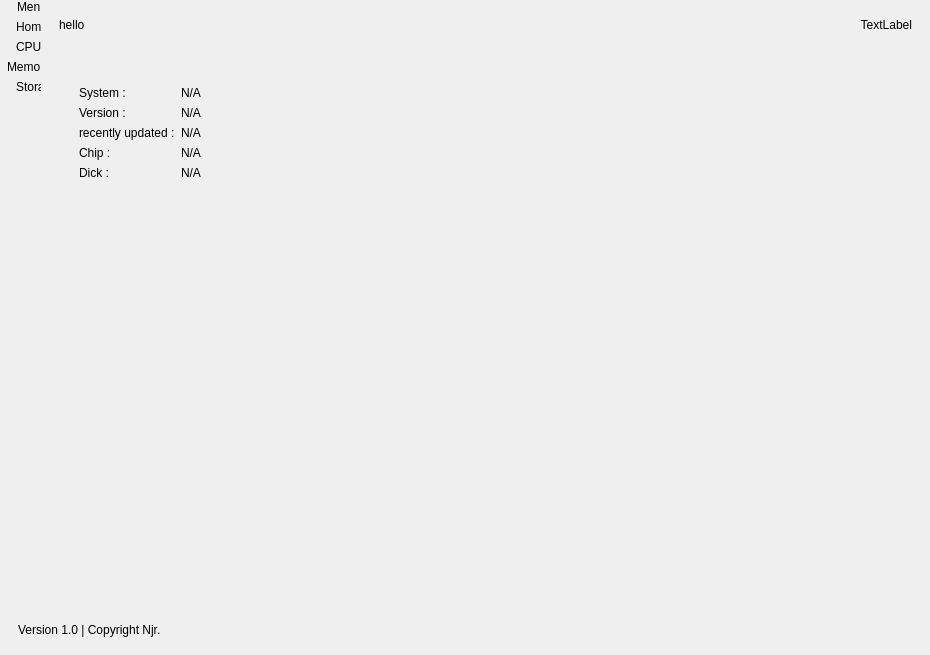
<?xml version="1.0" encoding="UTF-8"?>
<ui version="4.0">
 <class>MainWindow</class>
 <widget class="QMainWindow" name="MainWindow">
  <property name="geometry">
   <rect>
    <x>0</x>
    <y>0</y>
    <width>930</width>
    <height>655</height>
   </rect>
  </property>
  <property name="windowTitle">
   <string>MainWindow</string>
  </property>
  <property name="windowIcon">
   <iconset>
    <normaloff>:/icons/icon/memory.</normaloff>:/icons/icon/memory.</iconset>
  </property>
  <property name="styleSheet">
   <string notr="true">*{
border:none;
text-align:left;
padding:0;
margin:0;
}</string>
  </property>
  <widget class="QWidget" name="centralwidget">
   <layout class="QVBoxLayout" name="verticalLayout">
    <property name="spacing">
     <number>0</number>
    </property>
    <property name="leftMargin">
     <number>0</number>
    </property>
    <property name="topMargin">
     <number>0</number>
    </property>
    <property name="rightMargin">
     <number>0</number>
    </property>
    <property name="bottomMargin">
     <number>0</number>
    </property>
    <item>
     <widget class="QFrame" name="main_body_frame">
      <property name="sizePolicy">
       <sizepolicy hsizetype="Preferred" vsizetype="Expanding">
        <horstretch>0</horstretch>
        <verstretch>0</verstretch>
       </sizepolicy>
      </property>
      <property name="frameShape">
       <enum>QFrame::NoFrame</enum>
      </property>
      <property name="frameShadow">
       <enum>QFrame::Raised</enum>
      </property>
      <layout class="QHBoxLayout" name="horizontalLayout_8">
       <property name="spacing">
        <number>0</number>
       </property>
       <property name="leftMargin">
        <number>0</number>
       </property>
       <property name="topMargin">
        <number>0</number>
       </property>
       <property name="rightMargin">
        <number>0</number>
       </property>
       <property name="bottomMargin">
        <number>0</number>
       </property>
       <item alignment="Qt::AlignLeft">
        <widget class="QFrame" name="main_left_frame">
         <property name="frameShape">
          <enum>QFrame::StyledPanel</enum>
         </property>
         <property name="frameShadow">
          <enum>QFrame::Raised</enum>
         </property>
         <layout class="QHBoxLayout" name="horizontalLayout_9">
          <property name="leftMargin">
           <number>0</number>
          </property>
          <property name="topMargin">
           <number>0</number>
          </property>
          <property name="rightMargin">
           <number>0</number>
          </property>
          <property name="bottomMargin">
           <number>0</number>
          </property>
          <item>
           <widget class="QFrame" name="menu_frame">
            <property name="minimumSize">
             <size>
              <width>41</width>
              <height>0</height>
             </size>
            </property>
            <property name="maximumSize">
             <size>
              <width>20</width>
              <height>16777215</height>
             </size>
            </property>
            <property name="frameShape">
             <enum>QFrame::StyledPanel</enum>
            </property>
            <property name="frameShadow">
             <enum>QFrame::Raised</enum>
            </property>
            <layout class="QVBoxLayout" name="verticalLayout_2">
             <property name="spacing">
              <number>0</number>
             </property>
             <property name="leftMargin">
              <number>4</number>
             </property>
             <property name="topMargin">
              <number>0</number>
             </property>
             <property name="rightMargin">
              <number>0</number>
             </property>
             <property name="bottomMargin">
              <number>0</number>
             </property>
             <item alignment="Qt::AlignTop">
              <widget class="QFrame" name="main_contain_frame_2">
               <property name="minimumSize">
                <size>
                 <width>170</width>
                 <height>0</height>
                </size>
               </property>
               <property name="frameShape">
                <enum>QFrame::StyledPanel</enum>
               </property>
               <property name="frameShadow">
                <enum>QFrame::Raised</enum>
               </property>
               <layout class="QVBoxLayout" name="verticalLayout_3">
                <property name="leftMargin">
                 <number>3</number>
                </property>
                <property name="topMargin">
                 <number>0</number>
                </property>
                <property name="bottomMargin">
                 <number>0</number>
                </property>
                <item>
                 <widget class="QPushButton" name="menu_btn">
                  <property name="styleSheet">
                   <string notr="true">margin : 0px 10px;</string>
                  </property>
                  <property name="text">
                   <string>Menu</string>
                  </property>
                  <property name="icon">
                   <iconset resource="icons.qrc">
                    <normaloff>:/icons/icon/align-justify.svg</normaloff>:/icons/icon/align-justify.svg</iconset>
                  </property>
                  <property name="iconSize">
                   <size>
                    <width>32</width>
                    <height>32</height>
                   </size>
                  </property>
                 </widget>
                </item>
                <item>
                 <widget class="QPushButton" name="home_page_btn">
                  <property name="styleSheet">
                   <string notr="true">padding:0px 9px;
</string>
                  </property>
                  <property name="text">
                   <string>Home</string>
                  </property>
                  <property name="icon">
                   <iconset resource="icons.qrc">
                    <normaloff>:/icons/icon/home.svg</normaloff>:/icons/icon/home.svg</iconset>
                  </property>
                  <property name="iconSize">
                   <size>
                    <width>40</width>
                    <height>32</height>
                   </size>
                  </property>
                 </widget>
                </item>
                <item>
                 <widget class="QPushButton" name="cpu_page_btn">
                  <property name="styleSheet">
                   <string notr="true">padding:0px 9px;</string>
                  </property>
                  <property name="text">
                   <string>CPU</string>
                  </property>
                  <property name="icon">
                   <iconset resource="icons.qrc">
                    <normaloff>:/icons/icon/cpu.svg</normaloff>:/icons/icon/cpu.svg</iconset>
                  </property>
                  <property name="iconSize">
                   <size>
                    <width>40</width>
                    <height>32</height>
                   </size>
                  </property>
                 </widget>
                </item>
                <item>
                 <widget class="QPushButton" name="memory_page_btn">
                  <property name="text">
                   <string>Memory</string>
                  </property>
                  <property name="icon">
                   <iconset resource="icons.qrc">
                    <normaloff>:/icons/icon/ram-svgrepo-com.svg</normaloff>:/icons/icon/ram-svgrepo-com.svg</iconset>
                  </property>
                  <property name="iconSize">
                   <size>
                    <width>32</width>
                    <height>32</height>
                   </size>
                  </property>
                 </widget>
                </item>
                <item>
                 <widget class="QPushButton" name="storage_page_btn">
                  <property name="styleSheet">
                   <string notr="true">padding:0px 9px;</string>
                  </property>
                  <property name="text">
                   <string>Storage</string>
                  </property>
                  <property name="icon">
                   <iconset resource="icons.qrc">
                    <normaloff>:/icons/icon/disc.svg</normaloff>:/icons/icon/disc.svg</iconset>
                  </property>
                  <property name="iconSize">
                   <size>
                    <width>40</width>
                    <height>32</height>
                   </size>
                  </property>
                 </widget>
                </item>
               </layout>
              </widget>
             </item>
            </layout>
           </widget>
          </item>
         </layout>
        </widget>
       </item>
       <item>
        <widget class="QFrame" name="main_contain_frame">
         <property name="sizePolicy">
          <sizepolicy hsizetype="Expanding" vsizetype="Expanding">
           <horstretch>0</horstretch>
           <verstretch>0</verstretch>
          </sizepolicy>
         </property>
         <property name="frameShape">
          <enum>QFrame::StyledPanel</enum>
         </property>
         <property name="frameShadow">
          <enum>QFrame::Raised</enum>
         </property>
         <layout class="QVBoxLayout" name="verticalLayout_5">
          <item>
           <widget class="QFrame" name="frame_3">
            <property name="frameShape">
             <enum>QFrame::StyledPanel</enum>
            </property>
            <property name="frameShadow">
             <enum>QFrame::Raised</enum>
            </property>
            <layout class="QHBoxLayout" name="horizontalLayout">
             <item>
              <widget class="QLabel" name="lblHello">
               <property name="text">
                <string>hello</string>
               </property>
              </widget>
             </item>
             <item>
              <widget class="QLabel" name="lblTime">
               <property name="text">
                <string>TextLabel</string>
               </property>
               <property name="textFormat">
                <enum>Qt::AutoText</enum>
               </property>
               <property name="alignment">
                <set>Qt::AlignRight|Qt::AlignTrailing|Qt::AlignVCenter</set>
               </property>
              </widget>
             </item>
            </layout>
           </widget>
          </item>
          <item>
           <widget class="QStackedWidget" name="stackedWidget">
            <property name="currentIndex">
             <number>0</number>
            </property>
            <widget class="QWidget" name="Home">
             <widget class="QFrame" name="frame_4">
              <property name="geometry">
               <rect>
                <x>20</x>
                <y>30</y>
                <width>811</width>
                <height>127</height>
               </rect>
              </property>
              <property name="frameShape">
               <enum>QFrame::StyledPanel</enum>
              </property>
              <property name="frameShadow">
               <enum>QFrame::Raised</enum>
              </property>
              <layout class="QFormLayout" name="formLayout">
               <item row="0" column="0">
                <widget class="QLabel" name="label">
                 <property name="text">
                  <string>System :</string>
                 </property>
                </widget>
               </item>
               <item row="0" column="1">
                <widget class="QLabel" name="lblSystem">
                 <property name="frameShadow">
                  <enum>QFrame::Raised</enum>
                 </property>
                 <property name="text">
                  <string>N/A</string>
                 </property>
                 <property name="textFormat">
                  <enum>Qt::AutoText</enum>
                 </property>
                 <property name="alignment">
                  <set>Qt::AlignLeading|Qt::AlignLeft|Qt::AlignVCenter</set>
                 </property>
                </widget>
               </item>
               <item row="1" column="0">
                <widget class="QLabel" name="Version">
                 <property name="text">
                  <string>Version :</string>
                 </property>
                </widget>
               </item>
               <item row="1" column="1">
                <widget class="QLabel" name="lblVersion">
                 <property name="frameShadow">
                  <enum>QFrame::Raised</enum>
                 </property>
                 <property name="text">
                  <string>N/A</string>
                 </property>
                 <property name="textFormat">
                  <enum>Qt::AutoText</enum>
                 </property>
                 <property name="alignment">
                  <set>Qt::AlignLeading|Qt::AlignLeft|Qt::AlignVCenter</set>
                 </property>
                </widget>
               </item>
               <item row="2" column="0">
                <widget class="QLabel" name="label_12">
                 <property name="text">
                  <string>recently updated :</string>
                 </property>
                </widget>
               </item>
               <item row="2" column="1">
                <widget class="QLabel" name="lblRecentlyupdate">
                 <property name="sizePolicy">
                  <sizepolicy hsizetype="Fixed" vsizetype="Fixed">
                   <horstretch>0</horstretch>
                   <verstretch>0</verstretch>
                  </sizepolicy>
                 </property>
                 <property name="frameShadow">
                  <enum>QFrame::Raised</enum>
                 </property>
                 <property name="text">
                  <string>N/A</string>
                 </property>
                 <property name="textFormat">
                  <enum>Qt::PlainText</enum>
                 </property>
                 <property name="alignment">
                  <set>Qt::AlignLeading|Qt::AlignLeft|Qt::AlignVCenter</set>
                 </property>
                </widget>
               </item>
               <item row="3" column="0">
                <widget class="QLabel" name="label_9">
                 <property name="text">
                  <string>Chip :</string>
                 </property>
                </widget>
               </item>
               <item row="3" column="1">
                <widget class="QLabel" name="lblChip">
                 <property name="sizePolicy">
                  <sizepolicy hsizetype="Preferred" vsizetype="Preferred">
                   <horstretch>0</horstretch>
                   <verstretch>0</verstretch>
                  </sizepolicy>
                 </property>
                 <property name="frameShadow">
                  <enum>QFrame::Raised</enum>
                 </property>
                 <property name="text">
                  <string>N/A</string>
                 </property>
                 <property name="textFormat">
                  <enum>Qt::AutoText</enum>
                 </property>
                 <property name="alignment">
                  <set>Qt::AlignLeading|Qt::AlignLeft|Qt::AlignVCenter</set>
                 </property>
                </widget>
               </item>
               <item row="4" column="0">
                <widget class="QLabel" name="label_10">
                 <property name="text">
                  <string>Dick :</string>
                 </property>
                </widget>
               </item>
               <item row="4" column="1">
                <widget class="QLabel" name="lblDick">
                 <property name="frameShadow">
                  <enum>QFrame::Raised</enum>
                 </property>
                 <property name="text">
                  <string>N/A</string>
                 </property>
                 <property name="textFormat">
                  <enum>Qt::AutoText</enum>
                 </property>
                 <property name="alignment">
                  <set>Qt::AlignLeading|Qt::AlignLeft|Qt::AlignVCenter</set>
                 </property>
                </widget>
               </item>
              </layout>
             </widget>
            </widget>
            <widget class="QWidget" name="CPU">
             <layout class="QVBoxLayout" name="verticalLayout_7">
              <item>
               <widget class="QFrame" name="frame_21">
                <property name="sizePolicy">
                 <sizepolicy hsizetype="Preferred" vsizetype="Expanding">
                  <horstretch>0</horstretch>
                  <verstretch>0</verstretch>
                 </sizepolicy>
                </property>
                <property name="frameShape">
                 <enum>QFrame::StyledPanel</enum>
                </property>
                <property name="frameShadow">
                 <enum>QFrame::Raised</enum>
                </property>
                <layout class="QVBoxLayout" name="verticalLayout_8">
                 <item>
                  <widget class="QFrame" name="frame_25">
                   <property name="sizePolicy">
                    <sizepolicy hsizetype="Preferred" vsizetype="Expanding">
                     <horstretch>0</horstretch>
                     <verstretch>0</verstretch>
                    </sizepolicy>
                   </property>
                   <property name="frameShape">
                    <enum>QFrame::StyledPanel</enum>
                   </property>
                   <property name="frameShadow">
                    <enum>QFrame::Raised</enum>
                   </property>
                  </widget>
                 </item>
                 <item>
                  <widget class="QFrame" name="frame_22">
                   <property name="frameShape">
                    <enum>QFrame::StyledPanel</enum>
                   </property>
                   <property name="frameShadow">
                    <enum>QFrame::Raised</enum>
                   </property>
                   <layout class="QHBoxLayout" name="horizontalLayout_13">
                    <property name="spacing">
                     <number>0</number>
                    </property>
                    <property name="leftMargin">
                     <number>0</number>
                    </property>
                    <property name="topMargin">
                     <number>0</number>
                    </property>
                    <property name="rightMargin">
                     <number>0</number>
                    </property>
                    <property name="bottomMargin">
                     <number>0</number>
                    </property>
                    <item alignment="Qt::AlignLeft|Qt::AlignBottom">
                     <widget class="QFrame" name="frame_23">
                      <property name="frameShape">
                       <enum>QFrame::StyledPanel</enum>
                      </property>
                      <property name="frameShadow">
                       <enum>QFrame::Raised</enum>
                      </property>
                      <layout class="QFormLayout" name="formLayout_3">
                       <property name="horizontalSpacing">
                        <number>5</number>
                       </property>
                       <property name="verticalSpacing">
                        <number>7</number>
                       </property>
                       <property name="leftMargin">
                        <number>5</number>
                       </property>
                       <property name="topMargin">
                        <number>5</number>
                       </property>
                       <property name="rightMargin">
                        <number>5</number>
                       </property>
                       <property name="bottomMargin">
                        <number>5</number>
                       </property>
                       <item row="0" column="0">
                        <widget class="QLabel" name="label_46">
                         <property name="text">
                          <string>CPU_Per:</string>
                         </property>
                        </widget>
                       </item>
                       <item row="0" column="1">
                        <widget class="QLabel" name="lblCPU_Per">
                         <property name="text">
                          <string>N/A</string>
                         </property>
                        </widget>
                       </item>
                       <item row="1" column="0">
                        <widget class="QLabel" name="label_48">
                         <property name="text">
                          <string>CPU_Idle:</string>
                         </property>
                        </widget>
                       </item>
                       <item row="1" column="1">
                        <widget class="QLabel" name="lblCPU_Idle">
                         <property name="text">
                          <string>N/A</string>
                         </property>
                        </widget>
                       </item>
                       <item row="2" column="0">
                        <widget class="QLabel" name="label_64">
                         <property name="text">
                          <string>CPU_System:</string>
                         </property>
                        </widget>
                       </item>
                       <item row="2" column="1">
                        <widget class="QLabel" name="lblCPU_System">
                         <property name="text">
                          <string>N/A</string>
                         </property>
                        </widget>
                       </item>
                       <item row="3" column="1">
                        <widget class="QLabel" name="lblCPU_User">
                         <property name="text">
                          <string>N/A</string>
                         </property>
                        </widget>
                       </item>
                       <item row="4" column="0">
                        <widget class="QLabel" name="label_66">
                         <property name="text">
                          <string>cores:</string>
                         </property>
                        </widget>
                       </item>
                       <item row="4" column="1">
                        <widget class="QLabel" name="lblCores">
                         <property name="text">
                          <string>N/A</string>
                         </property>
                        </widget>
                       </item>
                       <item row="5" column="0">
                        <widget class="QLabel" name="label_68">
                         <property name="text">
                          <string>Main cores:</string>
                         </property>
                        </widget>
                       </item>
                       <item row="5" column="1">
                        <widget class="QLabel" name="lblMainCores">
                         <property name="text">
                          <string>N/A</string>
                         </property>
                        </widget>
                       </item>
                       <item row="3" column="0">
                        <widget class="QLabel" name="label_69">
                         <property name="text">
                          <string>CPU_User</string>
                         </property>
                        </widget>
                       </item>
                      </layout>
                     </widget>
                    </item>
                    <item>
                     <widget class="QFrame" name="frame_24">
                      <property name="sizePolicy">
                       <sizepolicy hsizetype="Preferred" vsizetype="Preferred">
                        <horstretch>0</horstretch>
                        <verstretch>0</verstretch>
                       </sizepolicy>
                      </property>
                      <property name="frameShape">
                       <enum>QFrame::StyledPanel</enum>
                      </property>
                      <property name="frameShadow">
                       <enum>QFrame::Raised</enum>
                      </property>
                      <layout class="QHBoxLayout" name="horizontalLayout_10"/>
                     </widget>
                    </item>
                   </layout>
                  </widget>
                 </item>
                </layout>
               </widget>
              </item>
             </layout>
            </widget>
            <widget class="QWidget" name="Memory">
             <layout class="QVBoxLayout" name="verticalLayout_4">
              <item>
               <widget class="QFrame" name="frame_26">
                <property name="sizePolicy">
                 <sizepolicy hsizetype="Preferred" vsizetype="Expanding">
                  <horstretch>0</horstretch>
                  <verstretch>0</verstretch>
                 </sizepolicy>
                </property>
                <property name="frameShape">
                 <enum>QFrame::StyledPanel</enum>
                </property>
                <property name="frameShadow">
                 <enum>QFrame::Raised</enum>
                </property>
                <layout class="QVBoxLayout" name="verticalLayout_9">
                 <item>
                  <widget class="QFrame" name="frame_27">
                   <property name="sizePolicy">
                    <sizepolicy hsizetype="Preferred" vsizetype="Expanding">
                     <horstretch>0</horstretch>
                     <verstretch>0</verstretch>
                    </sizepolicy>
                   </property>
                   <property name="frameShape">
                    <enum>QFrame::StyledPanel</enum>
                   </property>
                   <property name="frameShadow">
                    <enum>QFrame::Raised</enum>
                   </property>
                  </widget>
                 </item>
                 <item alignment="Qt::AlignBottom">
                  <widget class="QFrame" name="frame_28">
                   <property name="frameShape">
                    <enum>QFrame::StyledPanel</enum>
                   </property>
                   <property name="frameShadow">
                    <enum>QFrame::Raised</enum>
                   </property>
                   <layout class="QHBoxLayout" name="horizontalLayout_14">
                    <property name="spacing">
                     <number>0</number>
                    </property>
                    <property name="leftMargin">
                     <number>0</number>
                    </property>
                    <property name="topMargin">
                     <number>3</number>
                    </property>
                    <property name="rightMargin">
                     <number>0</number>
                    </property>
                    <property name="bottomMargin">
                     <number>4</number>
                    </property>
                    <item>
                     <widget class="QFrame" name="frame_29">
                      <property name="frameShape">
                       <enum>QFrame::StyledPanel</enum>
                      </property>
                      <property name="frameShadow">
                       <enum>QFrame::Raised</enum>
                      </property>
                      <layout class="QFormLayout" name="formLayout_4">
                       <property name="verticalSpacing">
                        <number>8</number>
                       </property>
                       <property name="topMargin">
                        <number>13</number>
                       </property>
                       <property name="bottomMargin">
                        <number>21</number>
                       </property>
                       <item row="0" column="0">
                        <widget class="QLabel" name="label_50">
                         <property name="text">
                          <string>Total Ram:</string>
                         </property>
                        </widget>
                       </item>
                       <item row="0" column="1">
                        <widget class="QLabel" name="lblTotalRam">
                         <property name="text">
                          <string>N/A</string>
                         </property>
                        </widget>
                       </item>
                       <item row="1" column="0">
                        <widget class="QLabel" name="label_52">
                         <property name="text">
                          <string>Available Ram</string>
                         </property>
                        </widget>
                       </item>
                       <item row="1" column="1">
                        <widget class="QLabel" name="lblAvailableRam">
                         <property name="text">
                          <string>N/A</string>
                         </property>
                        </widget>
                       </item>
                       <item row="2" column="0">
                        <widget class="QLabel" name="label_70">
                         <property name="text">
                          <string>Used Ram:</string>
                         </property>
                        </widget>
                       </item>
                       <item row="2" column="1">
                        <widget class="QLabel" name="lblUsedRam">
                         <property name="text">
                          <string>N/A</string>
                         </property>
                        </widget>
                       </item>
                       <item row="3" column="0">
                        <widget class="QLabel" name="label_72">
                         <property name="text">
                          <string>Free Ram:</string>
                         </property>
                        </widget>
                       </item>
                       <item row="3" column="1">
                        <widget class="QLabel" name="lblFreeRam">
                         <property name="text">
                          <string>N/A</string>
                         </property>
                        </widget>
                       </item>
                      </layout>
                     </widget>
                    </item>
                    <item>
                     <widget class="QFrame" name="frame_30">
                      <property name="sizePolicy">
                       <sizepolicy hsizetype="Preferred" vsizetype="Preferred">
                        <horstretch>0</horstretch>
                        <verstretch>0</verstretch>
                       </sizepolicy>
                      </property>
                      <property name="frameShape">
                       <enum>QFrame::StyledPanel</enum>
                      </property>
                      <property name="frameShadow">
                       <enum>QFrame::Raised</enum>
                      </property>
                      <layout class="QHBoxLayout" name="horizontalLayout_11">
                       <property name="spacing">
                        <number>0</number>
                       </property>
                       <property name="leftMargin">
                        <number>0</number>
                       </property>
                       <property name="topMargin">
                        <number>0</number>
                       </property>
                       <property name="rightMargin">
                        <number>0</number>
                       </property>
                       <property name="bottomMargin">
                        <number>0</number>
                       </property>
                      </layout>
                     </widget>
                    </item>
                   </layout>
                  </widget>
                 </item>
                </layout>
               </widget>
              </item>
             </layout>
            </widget>
            <widget class="QWidget" name="Storage">
             <layout class="QVBoxLayout" name="verticalLayout_10">
              <property name="spacing">
               <number>0</number>
              </property>
              <property name="leftMargin">
               <number>0</number>
              </property>
              <property name="topMargin">
               <number>0</number>
              </property>
              <property name="rightMargin">
               <number>0</number>
              </property>
              <property name="bottomMargin">
               <number>0</number>
              </property>
              <item>
               <widget class="QLabel" name="label_4">
                <property name="font">
                 <font>
                  <pointsize>15</pointsize>
                  <weight>75</weight>
                  <bold>true</bold>
                 </font>
                </property>
                <property name="text">
                 <string>Disk Partition</string>
                </property>
               </widget>
              </item>
              <item>
               <widget class="QTableWidget" name="storageTable">
                <column>
                 <property name="text">
                  <string>Device</string>
                 </property>
                </column>
                <column>
                 <property name="text">
                  <string>Mount point</string>
                 </property>
                </column>
                <column>
                 <property name="text">
                  <string>OPTS</string>
                 </property>
                </column>
                <column>
                 <property name="text">
                  <string>Max</string>
                 </property>
                </column>
                <column>
                 <property name="text">
                  <string>Max file</string>
                 </property>
                </column>
                <column>
                 <property name="text">
                  <string>Max Path</string>
                 </property>
                </column>
                <column>
                 <property name="text">
                  <string>Total Storage</string>
                 </property>
                </column>
                <column>
                 <property name="text">
                  <string>Used Storage</string>
                 </property>
                </column>
                <column>
                 <property name="text">
                  <string>Free storage</string>
                 </property>
                </column>
                <column>
                 <property name="text">
                  <string/>
                 </property>
                </column>
               </widget>
              </item>
             </layout>
            </widget>
           </widget>
          </item>
         </layout>
        </widget>
       </item>
      </layout>
     </widget>
    </item>
    <item alignment="Qt::AlignBottom">
     <widget class="QFrame" name="footer_frame">
      <property name="frameShape">
       <enum>QFrame::NoFrame</enum>
      </property>
      <property name="frameShadow">
       <enum>QFrame::Raised</enum>
      </property>
      <layout class="QHBoxLayout" name="horizontalLayout_5">
       <item>
        <widget class="QFrame" name="frame">
         <property name="frameShape">
          <enum>QFrame::StyledPanel</enum>
         </property>
         <property name="frameShadow">
          <enum>QFrame::Raised</enum>
         </property>
         <layout class="QHBoxLayout" name="horizontalLayout_6">
          <item>
           <widget class="QLabel" name="label_3">
            <property name="text">
             <string>Version 1.0 | Copyright Njr.</string>
            </property>
           </widget>
          </item>
         </layout>
        </widget>
       </item>
       <item alignment="Qt::AlignRight">
        <widget class="QFrame" name="frame_2">
         <property name="frameShape">
          <enum>QFrame::StyledPanel</enum>
         </property>
         <property name="frameShadow">
          <enum>QFrame::Raised</enum>
         </property>
         <layout class="QHBoxLayout" name="horizontalLayout_7">
          <property name="spacing">
           <number>0</number>
          </property>
          <property name="leftMargin">
           <number>0</number>
          </property>
          <property name="topMargin">
           <number>0</number>
          </property>
          <property name="rightMargin">
           <number>0</number>
          </property>
          <property name="bottomMargin">
           <number>0</number>
          </property>
          <item alignment="Qt::AlignRight">
           <widget class="QPushButton" name="Help_btn">
            <property name="text">
             <string/>
            </property>
            <property name="icon">
             <iconset resource="icons.qrc">
              <normaloff>:/icons/icon/help-circle.svg</normaloff>:/icons/icon/help-circle.svg</iconset>
            </property>
            <property name="iconSize">
             <size>
              <width>32</width>
              <height>24</height>
             </size>
            </property>
           </widget>
          </item>
         </layout>
        </widget>
       </item>
      </layout>
     </widget>
    </item>
   </layout>
  </widget>
 </widget>
 <resources>
  <include location="icons.qrc"/>
 </resources>
 <connections/>
</ui>
